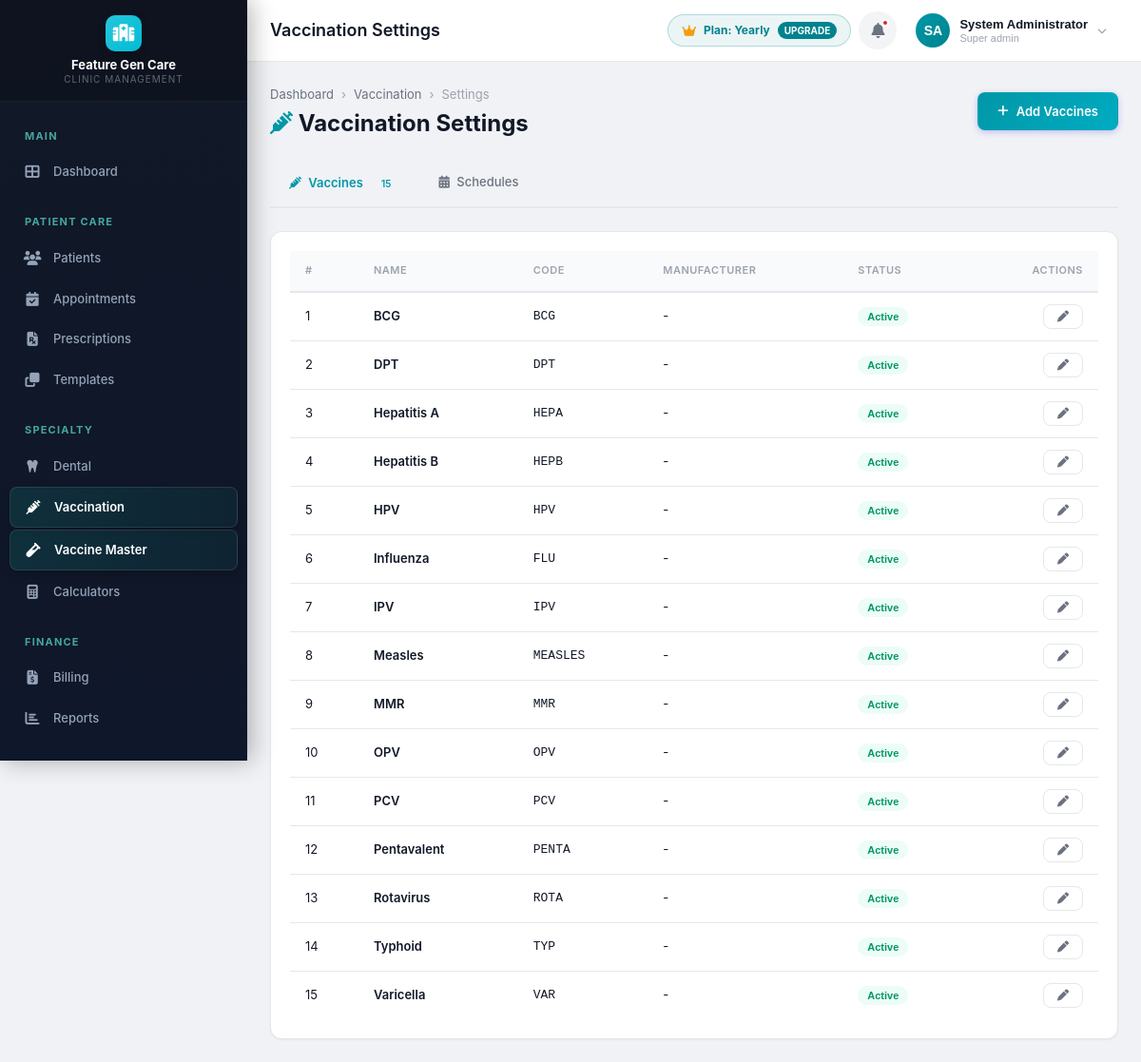
The app's page /modules/vaccination/master.php (signed in) with its own data.
### tables this page shows
CREATE TABLE IF NOT EXISTS clinics (
    id INT AUTO_INCREMENT PRIMARY KEY,
    name VARCHAR(200) NOT NULL,
    tagline VARCHAR(300) DEFAULT NULL,
    logo VARCHAR(500) DEFAULT NULL,
    email VARCHAR(150) DEFAULT NULL,
    phone VARCHAR(20) DEFAULT NULL,
    alt_phone VARCHAR(20) DEFAULT NULL,
    website VARCHAR(200) DEFAULT NULL,
    address TEXT DEFAULT NULL,
    city VARCHAR(100) DEFAULT NULL,
    state VARCHAR(100) DEFAULT NULL,
    pincode VARCHAR(10) DEFAULT NULL,
    country VARCHAR(100) DEFAULT 'India',
    registration_no VARCHAR(100) DEFAULT NULL,
    gst_number VARCHAR(20) DEFAULT NULL,
    pan_number VARCHAR(20) DEFAULT NULL,
    primary_color VARCHAR(10) DEFAULT '#4F46E5',
    secondary_color VARCHAR(10) DEFAULT '#7C3AED',
    currency_symbol VARCHAR(5) DEFAULT '₹',
    date_format VARCHAR(20) DEFAULT 'd/m/Y',
    time_format VARCHAR(10) DEFAULT '12h',
    timezone VARCHAR(50) DEFAULT 'Asia/Kolkata',
    prescription_header TEXT DEFAULT NULL,
    prescription_footer TEXT DEFAULT NULL,
    invoice_header TEXT DEFAULT NULL,
    invoice_footer TEXT DEFAULT NULL,
    invoice_prefix VARCHAR(10) DEFAULT 'INV',
    invoice_start_no INT DEFAULT 1,
    patient_id_prefix VARCHAR(10) DEFAULT 'PT',
    patient_id_start_no INT DEFAULT 1000,
    is_active TINYINT(1) DEFAULT 1,
    created_at TIMESTAMP DEFAULT CURRENT_TIMESTAMP,
    updated_at TIMESTAMP DEFAULT CURRENT_TIMESTAMP ON UPDATE CURRENT_TIMESTAMP
);

CREATE TABLE IF NOT EXISTS tenants (
    id INT AUTO_INCREMENT PRIMARY KEY,
    clinic_name VARCHAR(200) NOT NULL,
    subdomain VARCHAR(100) NOT NULL UNIQUE,
    db_host VARCHAR(100) NOT NULL DEFAULT 'localhost',
    db_name VARCHAR(100) NOT NULL UNIQUE,
    db_user VARCHAR(100) NOT NULL,
    db_password VARCHAR(255) NOT NULL,
    status ENUM('active', 'suspended', 'pending') DEFAULT 'active',
    
     
    plan_type ENUM('trial', 'monthly', 'yearly', 'one_time', 'custom') DEFAULT 'trial',
    billing_cycle ENUM('trial', 'monthly', 'yearly', 'one_time') DEFAULT 'trial',
    max_doctors INT DEFAULT 2 COMMENT 'Doctor quota: 0 = unlimited',
    trial_ends_at DATETIME NULL,
    subscription_starts_at DATETIME NULL,
    subscription_ends_at DATETIME NULL COMMENT 'NULL indicates lifetime/perpetual license',
    is_lifetime TINYINT(1) DEFAULT 0,
    bonus_months INT DEFAULT 0 COMMENT 'Negotiated bonus months (e.g. +2 on yearly)',
    plan_amount DECIMAL(10,2) DEFAULT 0.00,
    currency VARCHAR(10) DEFAULT 'INR',
    subscription_status ENUM('trial', 'active', 'expired', 'grace_period', 'suspended') DEFAULT 'trial',
    
    created_at TIMESTAMP DEFAULT CURRENT_TIMESTAMP,
    updated_at TIMESTAMP DEFAULT CURRENT_TIMESTAMP ON UPDATE CURRENT_TIMESTAMP,
    INDEX idx_subdomain (subdomain),
    INDEX idx_status (status),
    INDEX idx_sub_status (subscription_status)
);

CREATE TABLE IF NOT EXISTS vaccines (
    id INT AUTO_INCREMENT PRIMARY KEY,
    name VARCHAR(200) NOT NULL,
    code VARCHAR(30) DEFAULT NULL,
    disease VARCHAR(200) DEFAULT NULL,
    manufacturer VARCHAR(200) DEFAULT NULL,
    dosage VARCHAR(100) DEFAULT NULL,
    route VARCHAR(50) DEFAULT NULL,
    storage_temp VARCHAR(50) DEFAULT NULL,
    description TEXT DEFAULT NULL,
    is_active TINYINT(1) DEFAULT 1,
    created_at TIMESTAMP DEFAULT CURRENT_TIMESTAMP
);

### modules/vaccination/master.php (the view, shortened to what the rows shown need)
<?php
require_once dirname(dirname(__DIR__)) . '/config/session.php';
$clinicId = getCurrentClinicId();
$tab = $_GET['tab'] ?? 'vaccines';
$pageTitle = 'Vaccination Settings';
require_once dirname(dirname(__DIR__)) . '/includes/header.php';
switch ($tab) {
    case 'vaccines':
        $items = $db->fetchAll("SELECT * FROM vaccines ORDER BY name");
        break;
}
$tabConfig = [
    'vaccines'     => ['icon' => 'fa-syringe',         'label' => 'Vaccines',     'color' => '#E91E63'],
    'vaccine_schedules' => ['icon' => 'fa-calendar-alt', 'label' => 'Schedules',  'color' => '#9C27B0'],
];
?>
<div class="content-header">
    <div>
        <h1><i class="fas fa-syringe" style="color: var(--primary);"></i> Vaccination Settings</h1>
    </div>
</div>
<div class="card">
    <div class="card-body" style="overflow-x: auto;">
        <table class="table">
            <thead>
                <tr>
                    <th>#</th>
                    <?php if ($tab !== 'vaccine_schedules'): ?><th>Name</th><?php endif; ?>
                    <?php if ($tab === 'vaccines'): ?><th>Code</th><th>Manufacturer</th><?php endif; ?>
                    <?php if ($tab !== 'vaccine_schedules'): ?><th>Status</th><?php endif; ?>
                    <th style="text-align: right;">Actions</th>
                </tr>
            </thead>
            <tbody>
                <?php if (empty($items)): ?>
                <tr><td colspan="10" class="text-center text-muted" style="padding: 40px;">No <?= strtolower($tabConfig[$tab]['label']) ?> found. Click "Add" to create one.</td></tr>
                <?php else: ?>
                <?php foreach ($items as $i => $item): ?>
                <tr>
                    <td><?= $i + 1 ?></td>
                    <?php if ($tab !== 'vaccine_schedules'): ?>
                    <td class="font-semibold"><?= sanitizeOutput($item['name']) ?></td>
                    <?php endif; ?>
                    <?php if ($tab === 'vaccines'): ?>
                    <td><code><?= sanitizeOutput($item['code'] ?? '-') ?></code></td>
                    <td><?= sanitizeOutput($item['manufacturer'] ?? '-') ?></td>
                    <?php endif; ?>
                    <?php if ($tab !== 'vaccine_schedules'): ?>
                    <td>
                        <form method="POST" style="display:inline;">
                            <button type="submit" class="badge <?= $item['is_active'] ? 'badge-success' : 'badge-danger' ?>" style="cursor:pointer; border:none;">
                                <?= $item['is_active'] ? 'Active' : 'Inactive' ?>
                            </button>
                        </form>
                    </td>
                    <?php endif; ?>
                    <td style="text-align: right;">
                        <button class="btn btn-sm btn-outline" onclick='showMasterEditModal(<?= json_encode($item) ?>)'>
                            <i class="fas fa-pen"></i>
                        </button>
                    </td>
                </tr>
                <?php endforeach; ?>
                <?php endif; ?>
            </tbody>
        </table>
    </div>
</div>
<?php require_once INCLUDES_PATH . '/footer.php'; ?>

### includes/header.php (shortened to what the rows shown need)
<!DOCTYPE html>
<html lang="en">
<head>
    <link rel="stylesheet" href="<?= ASSETS_URL ?>/css/style.css?v=2.1">
    <link rel="stylesheet" href="https://cdnjs.cloudflare.com/ajax/libs/font-awesome/6.5.0/css/all.min.css">
</head>
<body>
<div class="app-wrapper">
    <?php include __DIR__ . '/sidebar.php'; ?>
    <div class="main-content">
        <header class="header">
            <div class="header-left">
                <?php if (isset($pageTitle)): ?>
                <h2 class="page-title"><?= $pageTitle ?></h2>
                <?php endif; ?>
            </div>
            <div class="header-right">
                <?php if (in_array(getCurrentUserRole(), [ROLE_SUPER_ADMIN, ROLE_ADMIN])): ?>
                <?php
                $hdrTenant = db()->tenantInfo ?? [];
                $hdrPlan = ucfirst(sanitizeOutput($hdrTenant['plan_type'] ?? 'Trial'));
                ?>
                <a href="<?= BASE_URL ?>/modules/subscription/paywall.php" class="header-plan-badge" style="display: flex; align-items: center; gap: 8px; padding: 6px 14px; border-radius: 20px; font-size: 12px; font-weight: 700; text-decoration: none; background: rgba(0, 131, 143, 0.08); color: #00838f; border: 1px solid rgba(0, 131, 143, 0.25); transition: all 0.2s;" title="View Plan & Upgrade Options">
                    <i class="fas fa-crown" style="color: #f59e0b; font-size: 13px;"></i>
                    <span>Plan: <?= $hdrPlan ?></span>
                    <span style="background: #00838f; color: white; padding: 1px 7px; border-radius: 10px; font-size: 10px; text-transform: uppercase;">Upgrade</span>
                </a>
                <?php endif; ?>
            </div>
        </header>
        <div class="content-area">

### includes/sidebar.php (shortened to what the rows shown need)
<?php
$db = db();
$clinicId = getCurrentClinicId();
$clinic = $db->fetch("SELECT name, logo FROM clinics WHERE id = ?", [$clinicId]);
$logoUrl = '';
$logoExists = false;
?>
<aside class="sidebar">
    <div class="sidebar-brand" style="flex-direction: column; align-items: center; gap: 6px; padding: 16px 12px;">
        <?php if ($logoExists && !empty($logoUrl)): ?>
            <img src="<?= $logoUrl ?>" alt="Clinic Logo" style="max-height: 48px; max-width: 140px; object-fit: contain;" onerror="this.style.display='none'; var fb=document.getElementById('sidebarFallbackLogo'); if(fb) fb.style.display='flex';">
            <div id="sidebarFallbackLogo" class="brand-logo" style="display: none;"><i class="fas fa-hospital"></i></div>
        <?php else: ?>
            <div class="brand-logo"><i class="fas fa-hospital"></i></div>
        <?php endif; ?>
        <div class="brand-text" style="text-align: center; font-size: 13px; line-height: 1.3; white-space: normal; word-break: break-word;">
            <?= sanitizeOutput($clinic['name'] ?? ($db->tenantInfo['clinic_name'] ?? APP_NAME)) ?>
            <small style="display: block; font-size: 10px; opacity: 0.7;">Clinic Management</small>
        </div>
    </div>
</aside>

### records on screen
clinics: name "Feature Gen Care"
tenants: plan_type "Yearly"
vaccines: name "BCG", code "BCG", manufacturer "-", is_active "Active"
vaccines: name "DPT", code "DPT", manufacturer "-", is_active "Active"
vaccines: name "Hepatitis A", code "HEPA", manufacturer "-", is_active "Active"
vaccines: name "Hepatitis B", code "HEPB", manufacturer "-", is_active "Active"
vaccines: name "HPV", code "HPV", manufacturer "-", is_active "Active"
vaccines: name "Influenza", code "FLU", manufacturer "-", is_active "Active"
vaccines: name "IPV", code "IPV", manufacturer "-", is_active "Active"
vaccines: name "Measles", code "MEASLES", manufacturer "-", is_active "Active"
vaccines: name "MMR", code "MMR", manufacturer "-", is_active "Active"
vaccines: name "OPV", code "OPV", manufacturer "-", is_active "Active"
vaccines: name "PCV", code "PCV", manufacturer "-", is_active "Active"
vaccines: name "Pentavalent", code "PENTA", manufacturer "-", is_active "Active"
vaccines: name "Rotavirus", code "ROTA", manufacturer "-", is_active "Active"
vaccines: name "Typhoid", code "TYP", manufacturer "-", is_active "Active"
vaccines: name "Varicella", code "VAR", manufacturer "-", is_active "Active"

### other values on screen
$pageTitle "Vaccination Settings"
$currentUser['initials'] "SA"
sanitizeOutput($currentUser['name']) "System Administrator"
str_replace('_', ' ', $currentUser['role']) "Super admin"
$tabConfig[$tab]['label'] "Vaccines"
$cfg['label'] "Vaccines"
$cfg['label'] "Schedules"
